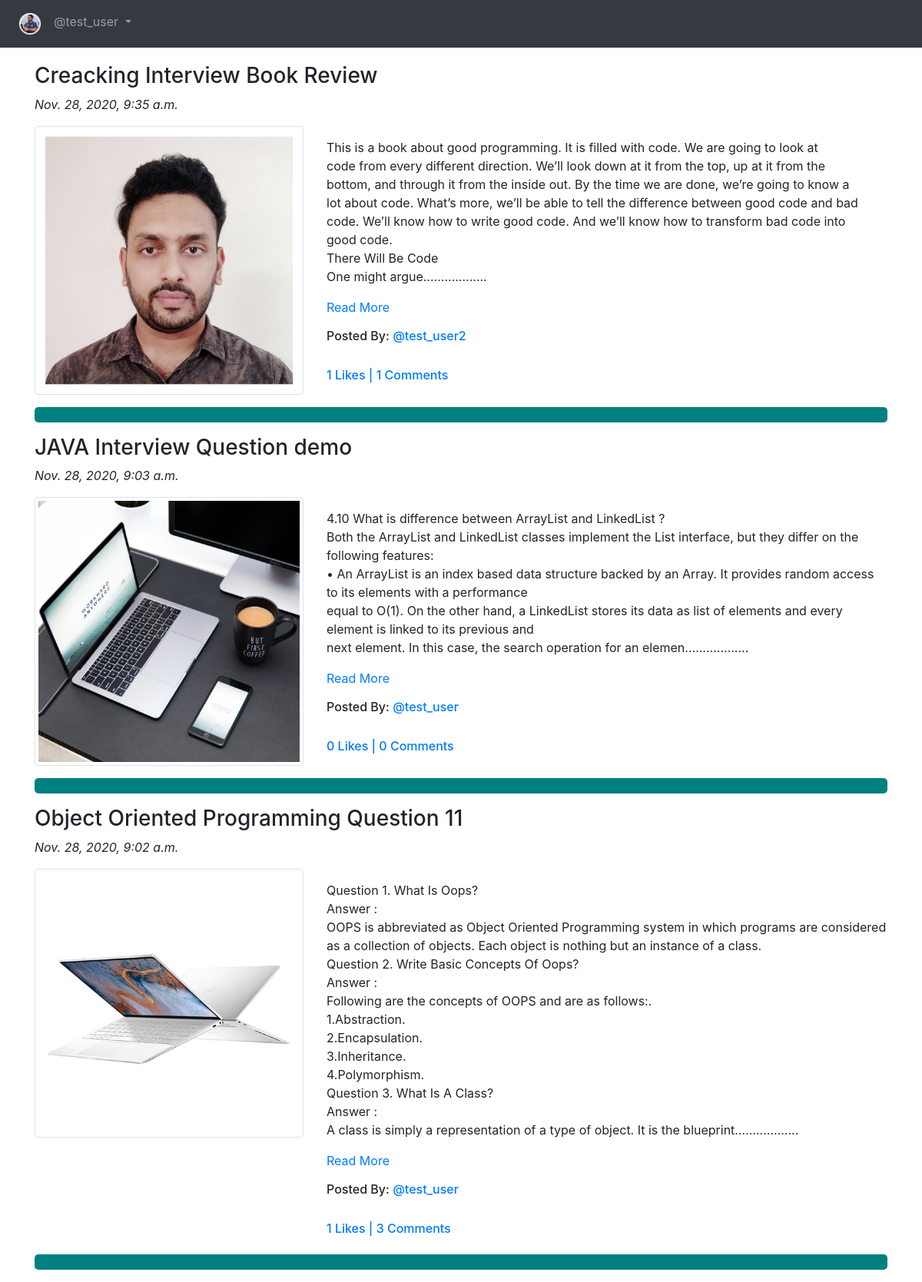
Screenshot of /blog/ (signed in) with the database file from the repository.
### App_Blog/models.py (models this page shows, shortened)
class Blog(models.Model):
    author = models.ForeignKey(User, on_delete=models.CASCADE, related_name='post_author')
    blog_title = models.CharField(max_length=264, verbose_name="Put a Title")   # verbose = Label
    slug = models.SlugField(max_length=264, unique=True)
    blog_content = models.TextField(verbose_name="What is on Your Mind?")
    blog_image = models.ImageField(upload_to='blog_images', verbose_name="Image")
    publish_date = models.DateTimeField(auto_now_add=True)
    update_date = models.DateTimeField(auto_now=True)
    class Meta:
        ordering = ['-publish_date',]

### App_Blog/views.py (the view)
# urls.py: path('', views.BlogList.as_view(), name='blog_list'),
class BlogList(ListView):
    context_object_name = 'blogs'
    model = Blog
    template_name = 'App_Blog/blog_list.html'

### App_Blog/templatetags/custom_filters.py (called while the page is built)
def range_filter(value):
    return value[0:500] + ".................."

### templates/App_Blog/blog_list.html (shortened to what this page needs)
{% extends 'base.html' %}
{% load custom_filters %}
{% block body_block %}
{% for blog in blogs %}
<h3>{{ blog.blog_title }}</h3>
<p><i>{{ blog.publish_date }}</i></p>
<div class="row">
  <div class="col-sm-4">
    <img src="/media/{{blog.blog_image}}" alt="{{blog.blog_title}}" title="{{blog.blog_title}}" class="img-thumbnail"  width="100%">
  </div>
  <div class="col-sm-8">
    <p>{{ blog.blog_content|range_filter|linebreaks }}<a href="{% url 'App_Blog:blog_details' slug=blog.slug %}">Read More</a></p>
    <h6>Posted By: <a href="#">@{{ blog.author }}</a></h6>
    <br><h6 class="text-primary">{{blog.liked_blog.count}} Likes | {{blog.blog_comment.count}} Comments</h6>
  </div>
</div>
<hr style="border: 10px solid teal; border-radius: 5px;">
{% endfor %}
{% endblock %}

### templates/base.html (shortened to what this page needs)
<!DOCTYPE html>
<html lang="en" dir="ltr">
<head>
  <link rel="stylesheet" href="https://maxcdn.bootstrapcdn.com/bootstrap/4.4.1/css/bootstrap.min.css">
  <link href="https://maxcdn.bootstrapcdn.com/font-awesome/4.7.0/css/font-awesome.min.css" rel="stylesheet">
</head>
<body>
  <nav class="navbar navbar-expand-sm bg-dark navbar-dark">
    <ul class="navbar-nav">
      <li class="nav-item active">
        <a class="nav-link" href="{% url 'index' %}"><img src="/media/foysal.ico" width="30px"></a>
      </li>
      {% if user.is_authenticated %}
      <div class="nav-item dropdown">
        <a class="nav-link dropdown-toggle" href="#" id="navbardrop" data-toggle="dropdown">
          @{{user.username}}
        </a>
      </div>
      {% endif %}
    </ul>
  </nav>
  <div class="container" style="padding-top:20px">
    {% block body_block %}
    {% endblock %}
  </div>
</body>
</html>

### rows the page displays
Blog: blog_title "Creacking Interview Book Review", publish_date "Nov. 28, 2020, 9:35 a.m.", blog_image (picture), blog_content|range_filter "This is a book about good programming. It is filled with code. We are going to look at code from every different direction. We’ll look down at it from the top, up at it from the bottom, and through it from the inside out. By the time we are done, we’re going to know a lot about code. What’s more, we’ll be able to tell the difference between good code and bad code. We’ll know how to write good code. And we’ll know how to transform bad code into good code. There Will Be Code One might argue..................", author "test_user2", liked_blog.count "1", blog_comment.count "1"
Blog: blog_title "JAVA Interview Question demo", publish_date "Nov. 28, 2020, 9:03 a.m.", blog_image (picture), blog_content|range_filter "4.10 What is difference between ArrayList and LinkedList ? Both the ArrayList and LinkedList classes implement the List interface, but they differ on the following features: • An ArrayList is an index based data structure backed by an Array. It provides random access to its elements with a performance equal to O(1). On the other hand, a LinkedList stores its data as list of elements and every element is linked to its previous and next element. In this case, the search operation for an elemen..................", author "test_user", liked_blog.count "0", blog_comment.count "0"
Blog: blog_title "Object Oriented Programming Question 11", publish_date "Nov. 28, 2020, 9:02 a.m.", blog_image (picture), blog_content|range_filter "Question 1. What Is Oops? Answer : OOPS is abbreviated as Object Oriented Programming system in which programs are considered as a collection of objects. Each object is nothing but an instance of a class. Question 2. Write Basic Concepts Of Oops? Answer : Following are the concepts of OOPS and are as follows:. 1.Abstraction. 2.Encapsulation. 3.Inheritance. 4.Polymorphism. Question 3. What Is A Class? Answer : A class is simply a representation of a type of object. It is the blueprint..................", author "test_user", liked_blog.count "1", blog_comment.count "3"

### other values shown
{{ user.username }} "test_user"
